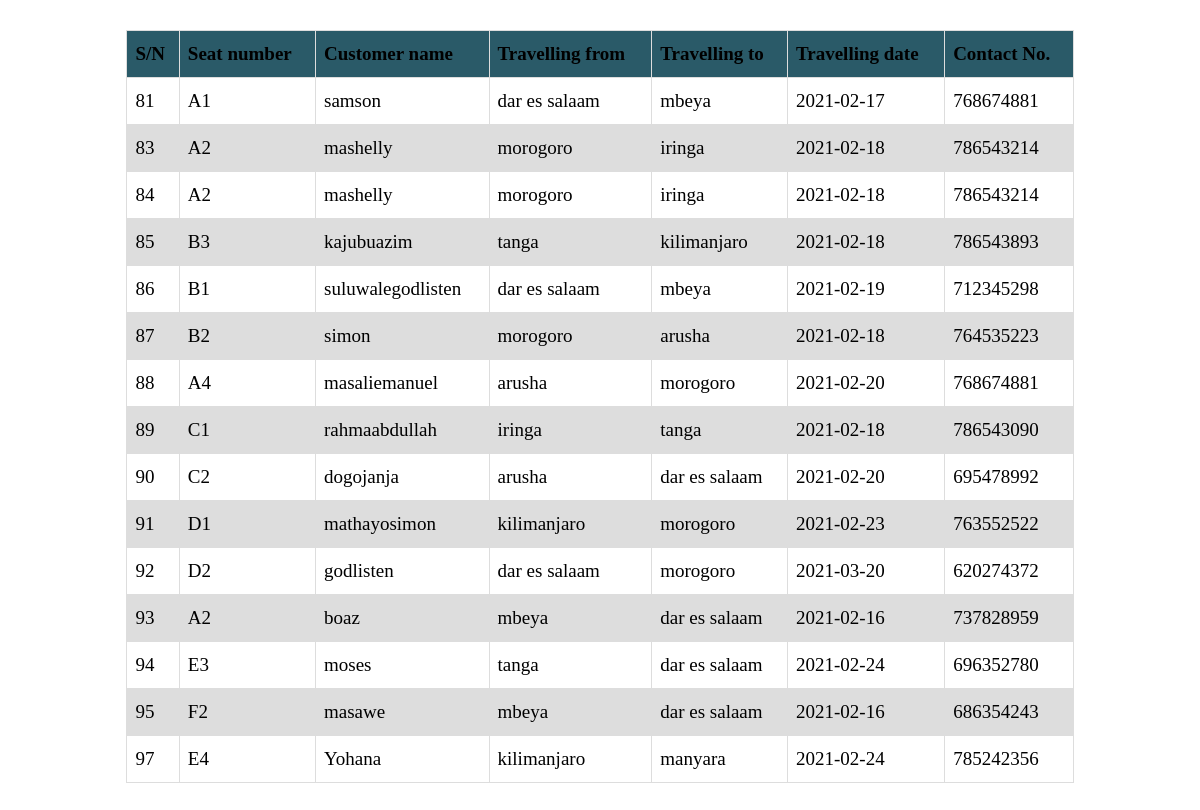
The app's page /passengers.php with its own data.
### tables this page shows
CREATE TABLE `customers` (
  `customerID` int(10) NOT NULL,
  `seat` varchar(10) NOT NULL,
  `name` varchar(30) NOT NULL,
  `travelFrom` varchar(20) NOT NULL,
  `travelTo` varchar(20) NOT NULL,
  `travelDate` date NOT NULL,
  `contacts` int(10) NOT NULL
);

### passengers.php (the view, shortened to what this page needs)
<?php
	$db = mysqli_connect('localhost', 'root', '', 'online_bus_booking');
?>
<!DOCTYPE html>
<html>
<head>
	<link rel="stylesheet" type="text/css" href="editbusstyles.css">
</head>
<body>
<?php $results = mysqli_query($db, "SELECT * FROM customers"); ?>
<table>
	<thead>
		<tr>
			<th>S/N</th>
			<th>Seat number</th>
			<th>Customer name</th>
			<th>Travelling from</th>
			<th>Travelling to</th>
			<th>Travelling date</th>
			<th>Contact No.</th>
		</tr>
	</thead>
	<?php while ($row = mysqli_fetch_array($results)) { ?>
		<tr>
			<td><?php echo $row['customerID']; ?></td>
			<td><?php echo $row['seat']; ?></td>
			<td><?php echo $row['name']; ?></td>
			<td><?php echo $row['travelFrom']; ?></td>
			<td><?php echo $row['travelTo']; ?></td>
			<td><?php echo $row['travelDate']; ?></td>
			<td><?php echo $row['contacts']; ?></td>
		</tr>
	<?php } ?>
</table>
</body>
</html>

### editbusstyles.css (style rules this page uses)
body { font-size: 19px; }
table { width: 90%; margin: 30px auto; border-collapse: collapse; text-align: left; }
tr { border-bottom: 1px solid #cbcbcb; }
th, td { border: none; height: 30px; padding: 2px; }

### passengers.php (style rules this page uses)
table { border-collapse: collapse; width: 80%; }
td, th { border: 1px solid #dddddd; text-align: left; padding: 8px; }
tr:nth-child(even) { background-color: #dddddd; }
th { background-color:#2a5a68; }

### records on screen
customers: customerID "81", seat "A1", name "samson", travelFrom "dar es salaam", travelTo "mbeya", travelDate "2021-02-17", contacts "768674881"
customers: customerID "83", seat "A2", name "mashelly", travelFrom "morogoro", travelTo "iringa", travelDate "2021-02-18", contacts "786543214"
customers: customerID "84", seat "A2", name "mashelly", travelFrom "morogoro", travelTo "iringa", travelDate "2021-02-18", contacts "786543214"
customers: customerID "85", seat "B3", name "kajubuazim", travelFrom "tanga", travelTo "kilimanjaro", travelDate "2021-02-18", contacts "786543893"
customers: customerID "86", seat "B1", name "suluwalegodlisten", travelFrom "dar es salaam", travelTo "mbeya", travelDate "2021-02-19", contacts "712345298"
customers: customerID "87", seat "B2", name "simon", travelFrom "morogoro", travelTo "arusha", travelDate "2021-02-18", contacts "764535223"
customers: customerID "88", seat "A4", name "masaliemanuel", travelFrom "arusha", travelTo "morogoro", travelDate "2021-02-20", contacts "768674881"
customers: customerID "89", seat "C1", name "rahmaabdullah", travelFrom "iringa", travelTo "tanga", travelDate "2021-02-18", contacts "786543090"
customers: customerID "90", seat "C2", name "dogojanja", travelFrom "arusha", travelTo "dar es salaam", travelDate "2021-02-20", contacts "695478992"
customers: customerID "91", seat "D1", name "mathayosimon", travelFrom "kilimanjaro", travelTo "morogoro", travelDate "2021-02-23", contacts "763552522"
customers: customerID "92", seat "D2", name "godlisten", travelFrom "dar es salaam", travelTo "morogoro", travelDate "2021-03-20", contacts "620274372"
customers: customerID "93", seat "A2", name "boaz", travelFrom "mbeya", travelTo "dar es salaam", travelDate "2021-02-16", contacts "737828959"
customers: customerID "94", seat "E3", name "moses", travelFrom "tanga", travelTo "dar es salaam", travelDate "2021-02-24", contacts "696352780"
customers: customerID "95", seat "F2", name "masawe", travelFrom "mbeya", travelTo "dar es salaam", travelDate "2021-02-16", contacts "686354243"
customers: customerID "97", seat "E4", name "Yohana", travelFrom "kilimanjaro", travelTo "manyara", travelDate "2021-02-24", contacts "785242356"
